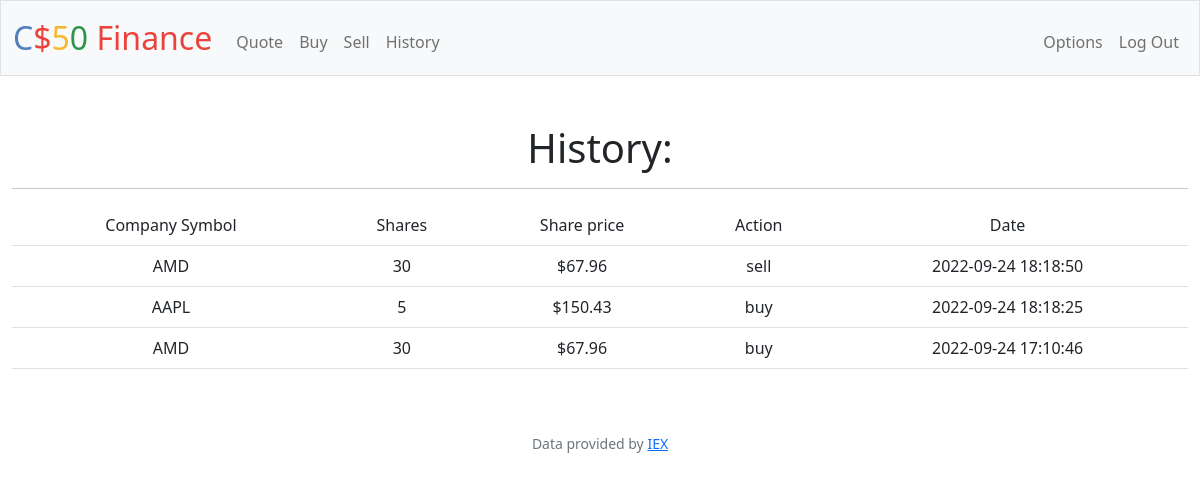
Screenshot of /history (signed in) with the database file from the repository.
### tables this page shows
CREATE TABLE transactions
(
    id INTEGER PRIMARY KEY NOT NULL,
    ttype TEXT NOT NULL,
    ttime DATETIME DEFAULT CURRENT_TIMESTAMP,
    symbol TEXT NOT NULL,
    shares INTEGER NOT NULL,
    tcash NUMERIC NOT NULL,
    user_id INTEGER NOT NULL,
    FOREIGN KEY (user_id) REFERENCES users(id)
);

### app.py (the view)
@app.route("/history")
@login_required
def history():
    info = db.execute("SELECT * FROM transactions WHERE user_id=? ORDER BY ttime DESC", session.get("user_id"))
    sharep = {}
    for row in info:
        sharep[row["symbol"]] = row["tcash"] / row["shares"]
        sharep[row["symbol"]] = usd(sharep[row["symbol"]])
    if len(info) > 0:
        return render_template("history.html", info=info, sharep=sharep)
    else:
        return render_template("historynope.html")

### app.py (called while the page is built)
@app.after_request
def after_request(response):
    response.headers["Cache-Control"] = "no-cache, no-store, must-revalidate"
    response.headers["Expires"] = 0
    response.headers["Pragma"] = "no-cache"
    return response

### helpers.py (called while the page is built)
def login_required(f):
    @wraps(f)
    def decorated_function(*args, **kwargs):
        if session.get("user_id") is None:
            return redirect("/login")
        return f(*args, **kwargs)
    return decorated_function

def usd(value):
    return f"${value:,.2f}"

### templates/history.html (shortened to what this page needs)
{% extends "layout.html" %}
{% block main %}
    <h1>History:</h1>
    <hr>
    <table class="table">
        <tr>
            <td>Company Symbol</td><td>Shares</td><td>Share price</td><td>Action</td><td>Date</td>
        </tr>
        {% for row in info %}
            <tr>
                <td>{{ row.symbol }}</td>
                <td>{{ row.shares }}</td>
                <td>{{ sharep[row.symbol] }}</td>
                <td>{{ row.ttype }}</td>
                <td>{{ row.ttime }}</td>
            </tr>
        {% endfor %}
    </table>
{% endblock %}

### rows the page displays
transactions: symbol "AMD", shares "30", symbol "$67.96", ttype "sell", ttime "2022-09-24 18:18:50"
transactions: symbol "AAPL", shares "5", symbol "$150.43", ttype "buy", ttime "2022-09-24 18:18:25"
transactions: symbol "AMD", shares "30", symbol "$67.96", ttype "buy", ttime "2022-09-24 17:10:46"
